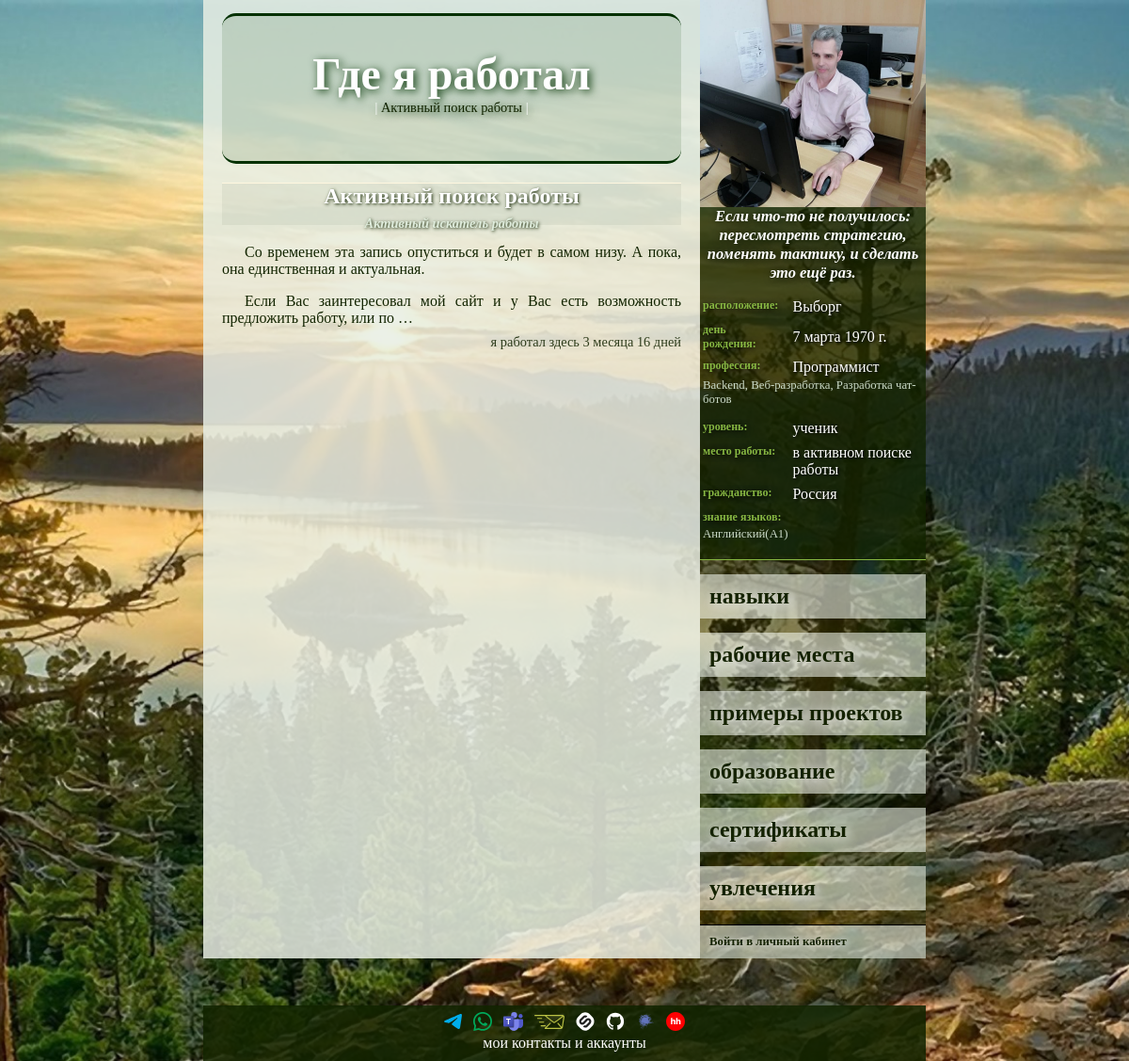
Screenshot of /1/data/working with the database file from the repository.
### new/models.py (models this page shows, shortened)
class Generalization(models.Model):
    name = models.CharField(max_length=500, unique=True, verbose_name="Наименование")
    description = models.TextField(verbose_name="Описание")
    class Meta:
        abstract = True

class StartAndEndDates(models.Model):
    start_date = models.DateField(blank=True, null=True, verbose_name="Дата начала")
    end_date = models.DateField(blank=True, null=True, verbose_name="Дата окончания")
    start_date: Optional[date]
    end_date: Optional[date]
    @property
    def period_length_display(self):
        if not self.start_date:
            return "—"
        end = self.end_date or date.today()
        delta = relativedelta(end, self.start_date)
        parts = []
        if delta.years:
            parts.append(f"{delta.years} {self._declension(delta.years, 'год', 'года', 'лет')}")
            if delta.months:
                parts.append(f"{delta.months} {self._declension(delta.months, 'месяц', 'месяца', 'месяцев')}")
            if delta.days:
                parts.append(f"{delta.days} {self._declension(delta.days, 'день', 'дня', 'дней')}")
        elif delta.months:
            parts.append(f"{delta.months} {self._declension(delta.months, 'месяц', 'месяца', 'месяцев')}")
            if delta.days:
                parts.append(f"{delta.days} {self._declension(delta.days, 'день', 'дня', 'дней')}")
        else:
            parts.append(f"{delta.days} {self._declension(delta.days, 'день', 'дня', 'дней')}")
        return " ".join(parts)
    @staticmethod
    def _declension(number, form1, form2, form5):
        if number % 10 == 1 and number % 100 != 11:
            return form1
        elif 2 <= number % 10 <= 4 and (number % 100 < 10 or number % 100 >= 20):
            return form2
        else:
            return form5
    class Meta:
        abstract = True

class LinkToTheOriginal(models.Model):
    link_to_the_original = models.URLField(blank=True, null=True, verbose_name="Ссылка на оригинал")
    class Meta:
        abstract = True

class Working(Generalization, StartAndEndDates, LinkToTheOriginal):
    position = models.CharField(max_length=255, verbose_name="Должность")
    used_skills = models.ManyToManyField(
        Skill,
        blank=True,
        related_name="i_worked_for",
        verbose_name="Навыки полученные на этой работе",
    )
    objects: ClassVar[models.Manager["Working"]]
    class Meta:
        verbose_name = "Рабочее место"
        verbose_name_plural = "Рабочие места"

class MyUser(AbstractUser):
    PROFESSIONAL_LEVELS = {
        "": "— Нет никакого —",
        "LR": "ученик",
        "BR": "начинающий",
        "LL": "небольшой опыт",
        "EX": "опыт есть",
        "PR": "профессионал",
        "SP": "супер-профессионал",
        "HB": "хобби",
    }
    BIOLOGICAL_SEX = {
        "": "— Не выбран —",
        "F": "женский",
        "M": "мужской"
    }
    photo = models.ImageField(
        "Собственное изображение",
        upload_to="user_s_photo/",
        null=True,
        blank=True,
    )
    biological_sex = models.CharField(
        max_length=1,
        choices=BIOLOGICAL_SEX,
        null=True,
        blank=True,
        verbose_name="Пол",
    )
    patronymic = models.CharField(max_length=100, verbose_name="Отчество", null=True, blank=True)
    birthday = models.DateField(null=True, blank=True, verbose_name="День рождения")
    citizenship = models.ForeignKey(
        CountryOfConsignment, on_delete=models.SET_NULL, null=True, blank=True, verbose_name="Гражданство"
    )
    city = models.ForeignKey(City, on_delete=models.SET_NULL, null=True, blank=True, verbose_name="Город")
    profession = models.ForeignKey(
        Profession, on_delete=models.SET_NULL, null=True, blank=True, verbose_name="Профессия"
    )
    specialization_professions = models.ManyToManyField(
        SupplementProfession,
        blank=True,
        related_name="supplement_user",
        verbose_name="Специализация",
    )
    the_level_of_professionalism = models.CharField(
        max_length=2,
        choices=PROFESSIONAL_LEVELS,
        null=True,
        blank=True,
        verbose_name="Уровень профессионализма",
    )
    job = models.ForeignKey(
        Organization,
        on_delete=models.SET_NULL,
        null=True,
        blank=True,
        verbose_name="Текущее место работы",
    )
    languages = models.ManyToManyField(
        Language,
        blank=True,
        related_name="knowledge_of_foreign_languages",
        verbose_name="Знание языков",
    )
    motto = models.CharField(max_length=1000, verbose_name="Мой девиз", null=True, blank=True)
    about_me = models.TextField(verbose_name="Обо мне", null=True, blank=True)

class City(models.Model):
    name = models.CharField(max_length=100, unique=True, verbose_name="Название")
    class Meta:
        ordering = ["name"]
        verbose_name = "Название города"
        verbose_name_plural = "Названия городов"
    def __str__(self):
        return self.name

class Profession(models.Model):
    name = models.CharField(max_length=100, unique=True, verbose_name="Название")
    supplement_the_profession_of_the_user = models.ManyToManyField(
        SupplementProfession,
        related_name="supplement_profession"
    )
    class Meta:
        ordering = ["name"]
        verbose_name = "Профессия"
        verbose_name_plural = "Профессии"
    def __str__(self):
        return self.name

class SupplementProfession(models.Model):
    name = models.CharField(max_length=100, unique=True, verbose_name="Наименование")
    class Meta:
        ordering = ["name"]
        verbose_name = "Специализация"
        verbose_name_plural = "Специализации"
    def __str__(self):
        return self.name

class Organization(models.Model):
    name = models.CharField(max_length=100, unique=True, verbose_name="Название")
    city = models.ForeignKey(City, on_delete=models.SET_NULL, null=True, blank=True, verbose_name="Город")
    class Meta:
        ordering = ["name"]
        verbose_name = "Организация"
        verbose_name_plural = "Организации"
    def __str__(self):
        return self.name

class CountryOfConsignment(models.Model):
    name = models.CharField(max_length=100, unique=True, verbose_name="Название")
    state_flag = models.ImageField("Государственный флаг", upload_to="flag/", null=True, blank=True)
    class Meta:
        ordering = ["name"]
        verbose_name = "Название страны"
        verbose_name_plural = "Названия стран"
    def __str__(self):
        return self.name

class Language(models.Model):
    LANGUAGE_LEVEL = {
        "A1": "начальный",
        "A2": "элементарный",
        "B1": "средний",
        "B2": "выше среднего",
        "C1": "продвинутый",
        "C2": "профессиональный",
    }
    name = models.CharField(max_length=100, verbose_name="Язык")
    level = models.CharField(
        max_length=2,
        choices=LANGUAGE_LEVEL,
        verbose_name="уровень",
        default="A1"
    )
    class Meta:
        ordering = ["name"]
        verbose_name = "Иностранный язык"
        verbose_name_plural = "Иностранные языки"
    def __str__(self):
        return f"{self.name}({self.level})"

### new/views.py (the view)
class ListOfWorking(GetContext, ListView):
    template_name = "new/list_of_working.html"
    model = Working
    context_object_name = "workings"
    def get_queryset(self):
        queryset = Working.objects.order_by(F('end_date').desc(nulls_first=True))
        return queryset

### new/views.py (called while the page is built)
    def get_context_data(self, **kwargs):
        context = super().get_context_data(**kwargs)
        context['i_am'] = MyUser.objects.get(id=1)
        return context

### new/templates/new/list_of_working.html (shortened to what this page needs)
{%extends 'base.html'%}
{% block body %}
<div class="name_user">
    Где я работал
    <div class="under_menu">|
        {% for working in workings %}
        <a href="{% url 'отобразить конкретное рабочее место' working.id %}">{{ working.name }}</a> |
        {% endfor %}
    </div>
</div>
{% for working in workings%}
    <div class="specifics">
        <h2>
            {{ working.name }}
            <span class="subtitle">{{ working.position }}</span>
        </h2>
        <a href="{% url 'отобразить конкретное рабочее место' working.id %}" class="a_main_text"><div class="main_text">
            {{ working.description|linebreaks|truncatewords:30 }}
        </div></a>
        <p>
            {% if working.start_date is not none %}
                я работал здесь {{working.period_length_display }}
            {% endif %}
        </p>
    </div>
{% endfor%}
{% endblock body %}

### new/templates/new/main_info.html
{% load static %}
{% if myuser %}
	<div class="photo">{% if myuser.photo %}
		<a href="/{{ myuser.id }}">
			<img
					src="{% static ''|add:myuser.photo.url %}"
					alt="Личная фотография"
			>
		</a>
		{% else %}
		<img
				src="{% static 'images/user_s_photo/default.jpg' %}"
				alt="Фото по умолчанию"
		>
		{% endif %}
	</div>
	<div class="motto">
		{% if myuser.motto %}
			{{ myuser.motto }}
		{% else %}
			у пользователя нет девиза
		{% endif %}
	</div>
	<table class="ind_info">
		<tbody class="tbl_info">
			{% if myuser.city %}
			<tr>
				<td class="left_column">расположение:</td>
				<td class="right_column">{{ myuser.city }}</td>
			</tr>
			{% endif %}
			{% if myuser.birthday %}
			<tr>
				<td class="left_column">день рождения:</td>
				<td class="right_column">{{ myuser.birthday }}</td>
			</tr>
			{% endif %}
			{% if myuser.profession %}
			<tr>
				<td class="left_column">профессия:</td>
				<td class="right_column">{{ myuser.profession }}</td>
			</tr>
			{% endif %}
            {% if myuser.profession %}
                {% if myuser.specialization_professions %}
                    <tr>
                        <td colspan="2" class="uni_cells">
                            {{ myuser.specialization_professions.all|join:", " }}
                        </td>
                    </tr>
                {% endif %}
            {% endif %}
			{% if myuser.get_the_level_of_professionalism_display %}
			<tr>
				<td class="left_column">уровень:</td>
				<td class="right_column">{{ myuser.get_the_level_of_professionalism_display }}</td>
			</tr>
			{% endif %}
			{% if myuser.job %}
			<tr>
				<td class="left_column">место работы:</td>
				<td class="right_column">{{ myuser.job }}</td>
			</tr>
			{% endif %}
			{% if myuser.citizenship %}
			<tr>
				<td class="left_column">гражданство:</td>
				<td class="right_column">{{ myuser.citizenship }}</td>
			</tr>
			{% endif %}
			{% if myuser.languages.all %}
			<tr>
				<td colspan="2" class="left_column">знание языков:</td>
			</tr>
			<tr>
				<td colspan="2" class="uni_cells">
					{{ myuser.languages.all|join:", " }}
				</td>
			</tr>
			{% endif %}
		</tbody>
	</table>
{% endif %}

### static/CSS/style.css (style rules this page uses)
body { background-color: #d6ffe3; background-image: url("../images/background.jpg"); background-repeat: no-repeat; background-position: center center; background-attachment: fixed; background-size: cover; max-width: 768px; margin: auto; }
p { text-align: center; }
h1, h2, h3, h4, h5 { text-align: center; color: white; text-shadow: 0.04em 0.04em 0.15em #122400; border-top: 1.5px solid #fff7df; background: #1224000d; clear: both; }
.basic_inf a { text-decoration: none; color: #122400; }
.name_user { text-align: center; font-size: 3em; margin-top: 0.3em; font-weight: bold; padding: 0.7em 0 1em; border-top: solid 3px #023000; border-bottom: solid 3px #023000; color: white; text-shadow: 0.05em 0.05em 0.2em #023000; background: #12440e21; border-radius: 15px; }
.under_menu { font-size: 0.3em; font-weight: normal; padding: 0 2em; }
.subtitle { display: block; color: #dfecdc; font-size: 0.6em; font-style: oblique; position: relative; bottom: -0.5em; }
.main_text p { text-align: justify; margin-bottom: 0.5em; text-indent: 1.5em; }
.specifics > p { padding-left: 6em; text-align: right; margin: 0; color: #122400de; font-size: 0.9em; }

### static/CSS/individual_data.css (style rules this page uses)
.photo { height: 220px; }
.photo img { object-fit: cover; width: 100%; height: 100%; }
.motto { padding: 0 3px; text-align: center; font-size: 1.03em; font-style: italic; font-weight: bold; color: white; text-shadow: 0.09em 0.09em 0.5em #011000; }
.ind_info { width: 100%; margin-bottom: 15px; padding: 10px 0; border-bottom: 0.1em solid #87b742; }
.tbl_info { vertical-align: top; }
td { padding-top: 5px; }
.left_column { font-size: 0.75em; font-weight: bold; padding-right: 10px; color: #87b742; text-shadow: 0.1em 0.1em 0.5em #000; }
.uni_cells { font-size: 0.8em; padding-bottom: 7px; padding-top: 0; text-align: left; color: #ccdbc9; }
.right_column { vertical-align: middle; color: white; text-shadow: 0.09em 0.09em 0.2em #000; }

### rows the page displays
Working: name "Активный поиск работы", position "Активный искатель работы", description "Со временем эта запись опуститься и будет в самом низу. А пока, она единственная и актуальная. Если Вас заинтересовал мой сайт и у Вас есть возможность предложить работу, или по …", period_length_display "3 месяца 16 дней"
MyUser: photo (picture), motto "Если что-то не получилось: пересмотреть стратегию, поменять тактику, и сделать это ещё раз.", city "Выборг", birthday "7 марта 1970 г.", profession "Программист", specialization_professions.all "Backend, Веб-разработка, Разработка чат-ботов", the_level_of_professionalism "ученик", job "в активном поиске работы", citizenship "Россия", languages.all "Английский(A1)"
